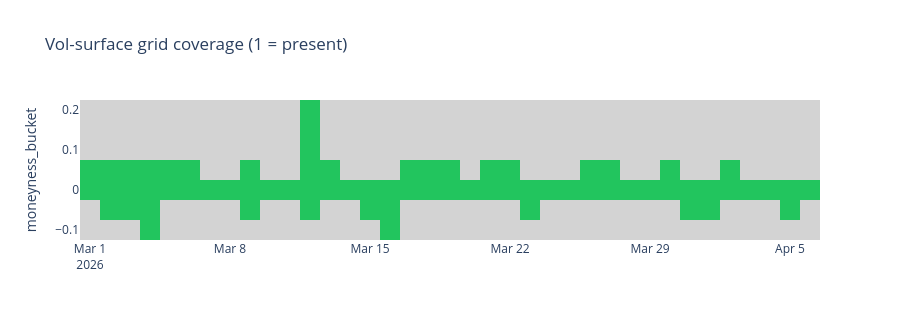

Notebook source saved alongside this figure:
### Markdown cell above
**QA purpose**: detect missing tiles in the (date × moneyness) grid. Holes = engine missed days or buckets.

### Code cell
import numpy as np
ds = sorted(vs["date"].unique().to_list())
mb = sorted(vs["moneyness_bucket"].unique().to_list())
matrix = np.zeros((len(mb), len(ds)))
for r in vs.iter_rows(named=True):
    matrix[mb.index(r["moneyness_bucket"]), ds.index(r["date"])] = 1
fig = go.Figure(go.Heatmap(z=matrix, x=ds, y=mb, colorscale=[[0, "lightgray"], [1, "#22c55e"]], showscale=False))
fig.update_layout(height=320, title_text="Vol-surface grid coverage (1 = present)", yaxis_title="moneyness_bucket")
fig.show()

### Figure 1 — Plotly figure (JSON) as saved in the notebook; plotly's stock layout.template omitted (floating-point values rounded to 4 significant figures; data arrays with more than 128 entries replaced by an {"elided": "..."} marker saying what was removed)
{"data": [{"colorscale": [[0, "lightgray"], [1, "#22c55e"]], "showscale": false, "type": "heatmap", "x": ["2026-03-01", "2026-03-02", "2026-03-03", "2026-03-04", "2026-03-05", "2026-03-06", "2026-03-07", "2026-03-08", "2026-03-09", "2026-03-10", "2026-03-11", "2026-03-12", "2026-03-13", "2026-03-14", "2026-03-15", "2026-03-16", "2026-03-17", "2026-03-18", "2026-03-19", "2026-03-20", "2026-03-21", "2026-03-22", "2026-03-23", "2026-03-24", "2026-03-25", "2026-03-26", "2026-03-27", "2026-03-28", "2026-03-29", "2026-03-30", "2026-03-31", "2026-04-01", "2026-04-02", "2026-04-03", "2026-04-04", "2026-04-05", "2026-04-06"], "y": [-0.1, -0.05, 0, 0.05, 0.1, 0.15, 0.2], "z": {"elided": "7x37 float values"}}], "layout": {"height": 320, "title": {"text": "Vol-surface grid coverage (1 = present)"}, "yaxis": {"title": {"text": "moneyness_bucket"}}}}
